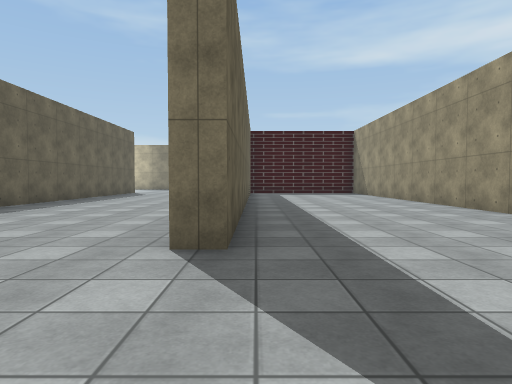
View 1 (above)

19 first-person views from a walk through a 3-D level made in the Unity game engine. The camera is 1.2 m above the floor, tilts 2° down and sees 75° across. The floor is counted in squares, 2 m on a side. Each view is taken from the middle of a square. On the plan, view 1 faces up. The plan holds only what a view shows up to about 10 squares ahead; the rest is blank. The place goes on beyond the plan. The player is left out. Some surface patterns are stand-ins.

View 2
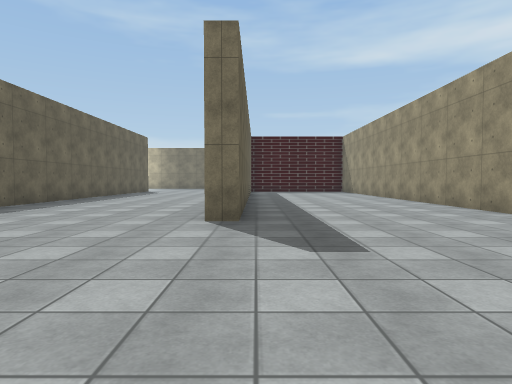

View 3
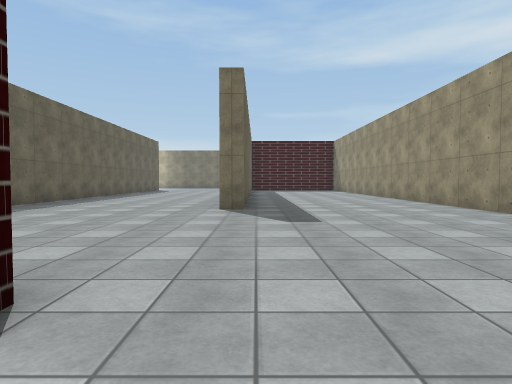

View 4
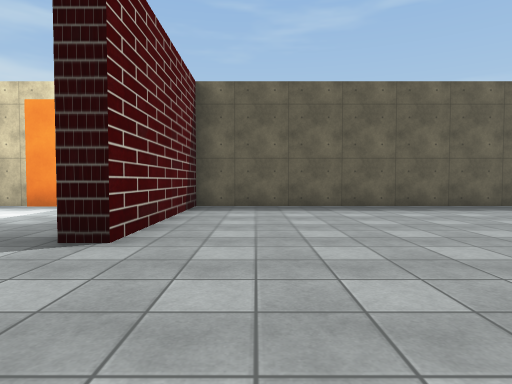

View 5
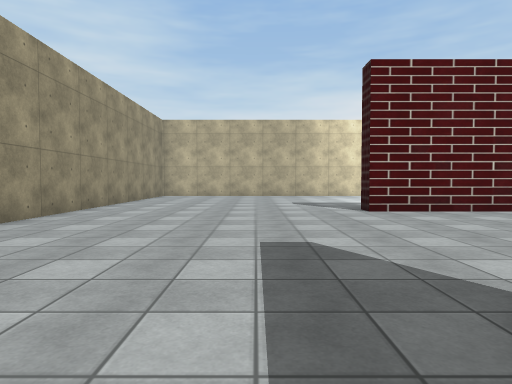

View 6
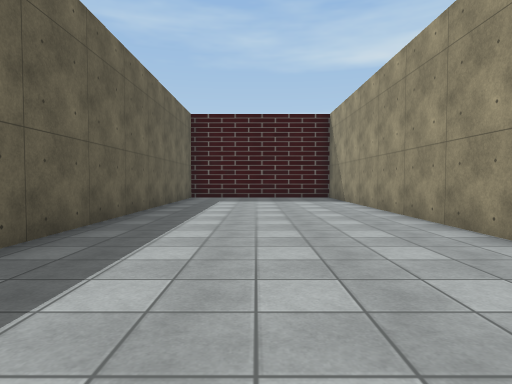

View 7
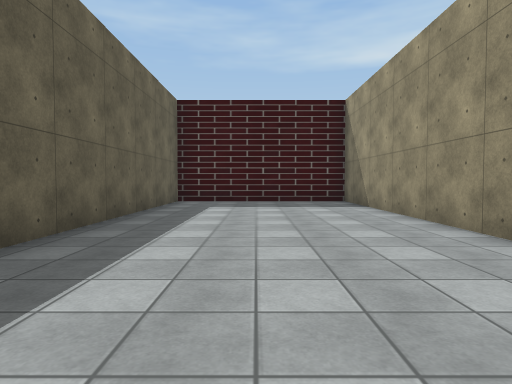

View 8
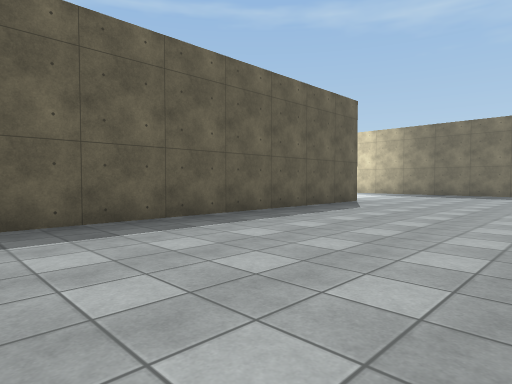

View 9
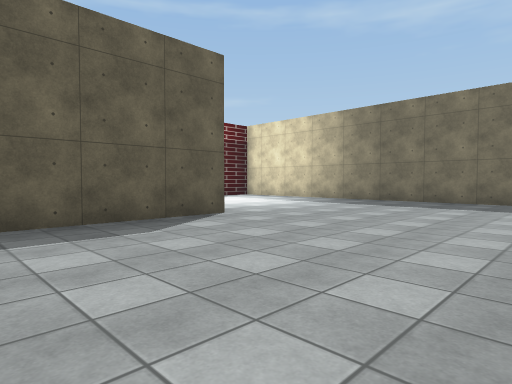

View 10
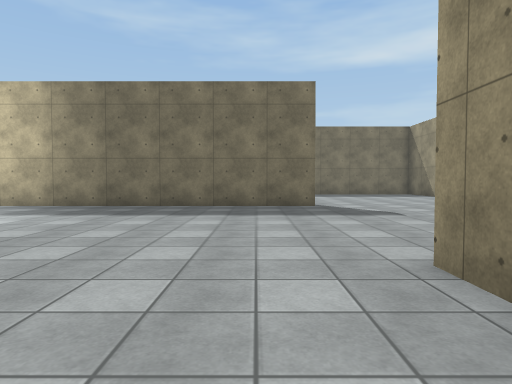

View 11
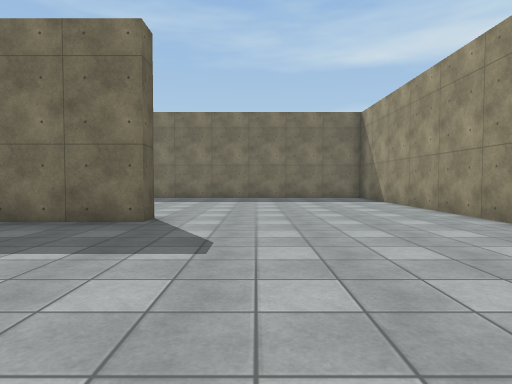

View 12
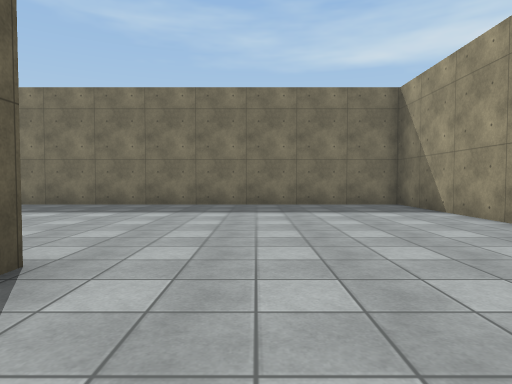

View 13
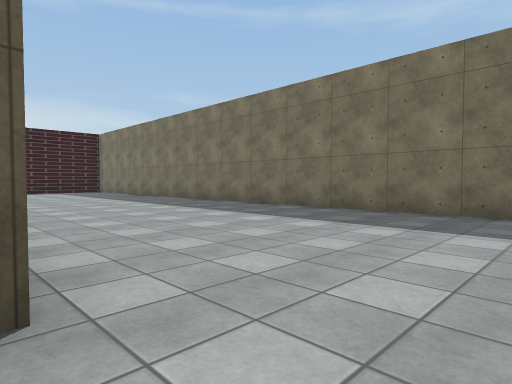

View 14
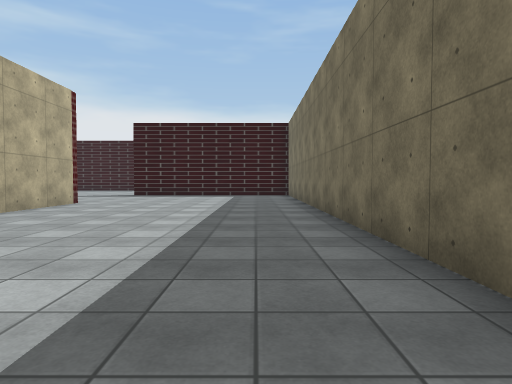

View 15
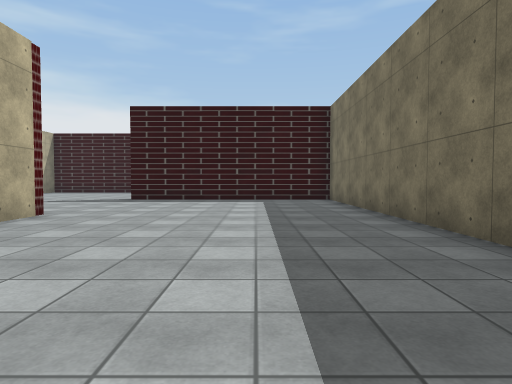

View 16
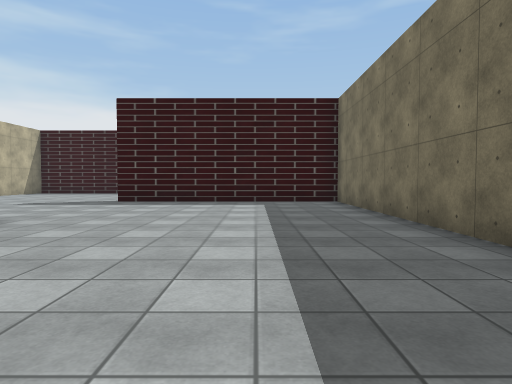

View 17
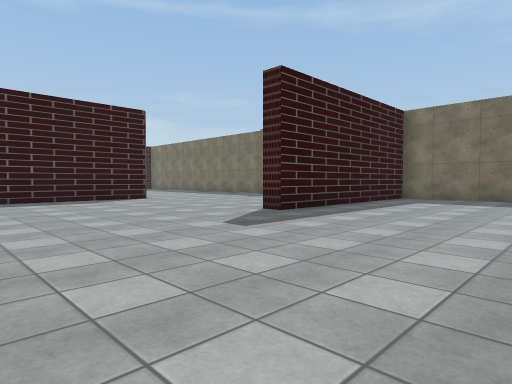

View 18
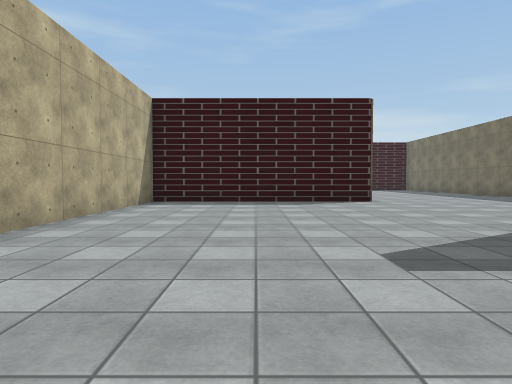

View 19
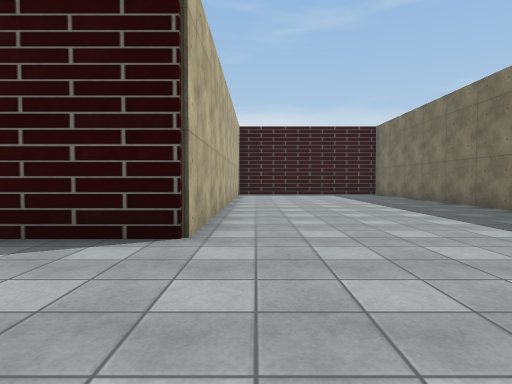

### Floor plan
Points are (right, up) in squares from view 1. A wall is a line through its corners. A room is listed if a view was taken in it or the views show most of it. See-through windows are left out.
Room 1 (views 1, 2, 3, 4, 5, 6, 7, 8, 9, 10, 11, 12, 13, 14, 15, 16, 17, 18, 19)
walls: (-5.8, 16) (-5.8, -2.4) (-1.2, -2.4) (-1.2, -3); (-0.7, 15.5) (-0.7, 16.4); (-11.9, 22.3) (-9, 22.3); (-0.6, 22.4) (-0.6, 21.8) (-8, 21.8); (4.6, 21.6) (4.6, 28.3) (-16.4, 28.3) (-16.4, 22.1) (-17, 22.1); (4.6, 1.9) (4.6, 15.6) (-0.2, 15.6) (-0.2, 2.9) (-0.8, 2.9); (-25.6, 28.1) (-29.1, 28.1); (-28.9, 22.3) (-22.4, 22.3) (-22.4, 16.1) (-16.8, 16.1); (-5.8, -5.5) (-5.8, -6.5); (4.6, -6) (4.6, -0.5)

Positions as (right, up) in squares from view 1, and headings:
1: (0, 0), facing up
2: (0, -2), facing up
3: (0, -4), facing up
4: (2, -1), facing left
5: (1, 4), facing down
6: (2, 4), facing up
7: (2, 6), facing up
8: (-1, 7), facing up-left
9: (-1, 12), facing up-left
10: (-2, 14), facing up
11: (1, 17), facing up
12: (1, 20), facing up
13: (1, 22), facing up-left
14: (-3, 27), facing left
15: (-6, 26), facing left
16: (-7, 26), facing left
17: (-12, 17), facing up-left
18: (-13, 19), facing left
19: (-19, 23), facing left
